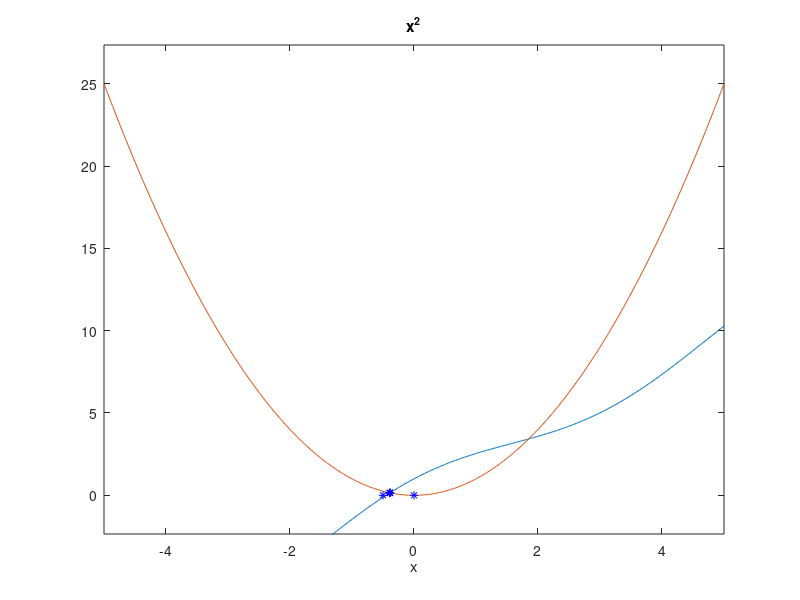

MATLAB code for this plot:
clear all; 
close all; 
clc;

% el objetivo de esta implementacion del metodo de Newton es determinar los
% puntos de interseccion de las funciones f1 y f2
% es decir, determinar los puntos (x,y) en R2 que satisfacen (x,y)
% pertenece a grafico de f1 y (x,y) pertenece a grafico de f2

% definiciones de f1 y f2 y sus derivadas
f1 = @(x) cos(x)+2*x; 
df1 = @(x) -sin(x) + 2;
f2 = @(x) x.^2;
df2 = @(x) 2.*x;
ezplot(f1,[-5, 5]); 
hold on; 
ezplot(f2,[-5, 5]);

% La funcion F a la cual se le quiere determinar un cero es 
% F(x,y) = [y - f1(x), y - f2(x)]
% La matriz jacobiana de F es
% [-df1(x) 1
%  -df2(x) 1]

F = @(x,y) [y-f1(x); y - f2(x)];
JF = @(x,y) [-df1(x) 1;-df2(x) 1];

% aproximacion inicial a punto (x,y) donde se cortan los graficos de f1 y
% f2
% Puede cambiar esta aproximacion inicial y observar como cambia el 
% comportamiento del metodo
x0 = [0;f2(0)];

% tolerancia exigida a metodo de Newton Raphson
epsilon =  1e-8;

% numero maximo de iteraciones a realizar con Newton, para
% controlar que el metodo pare si no llega a cumplirse el criterio de
% detencion visto en clase
max_it = 100; 

% graficando aproximacion inicial para metodo de newton
plot(x0(1),x0(2),'*b');

for it = 1 : max_it
    if det(JF(x0(1),x0(2))) == 0
        % si matriz jacobiana de F en x0 no es invertible, el metodo de newton
        % no puede continuar
        disp('error en newton raphson')
        break;
    else
        % resolviendo sistema de ecuaciones para calcular nueva aproximacion
        % a cero de F
        delta = -JF(x0(1),x0(2))\F(x0(1),x0(2));
        % actualizando aproximacion a cero de F
        x = x0 + delta;
        % mostrando nueva aproximacion a cero de F
        plot(x(1),x(2),'*b');
        if norm(delta) < epsilon
            % newton termino exitosamente
            disp('newton encontro aproximacion a cero de F')
            break
        else
            x0 = x;
        end
    end
end

% Resultados
disp('aproximacion a cero de F')
x
disp('norma de F(x) debe ser casi cero')
norm(F(x(1),x(2)))
disp('cantidad de iteraciones de metodo de newton')
it